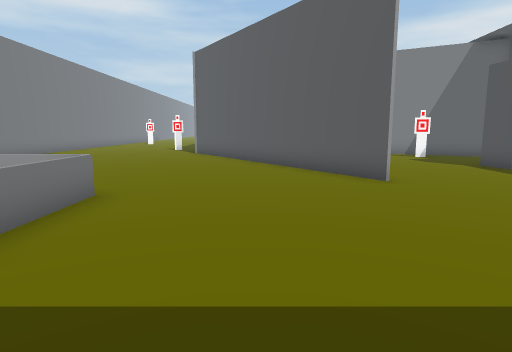
view 1 (above)

24 first-person views from a walk through a 3-D level made in the Unity game engine. The camera is 1.2 m above the floor, tilts 8° down and sees 75° across. The floor is counted in squares, 1 m on a side. Each view is taken from the middle of a square. On the plan, view 1 faces up. The plan holds only what a view shows up to about 14 squares ahead; the rest is blank. The place goes on beyond the plan. The player is left out.

view 2
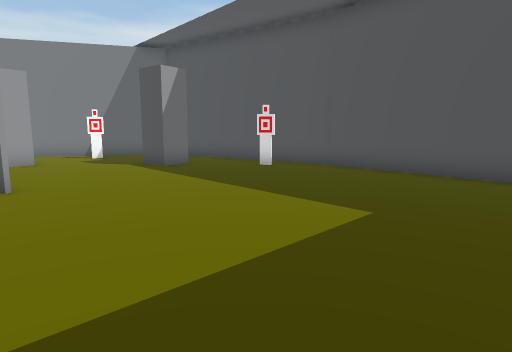

view 3
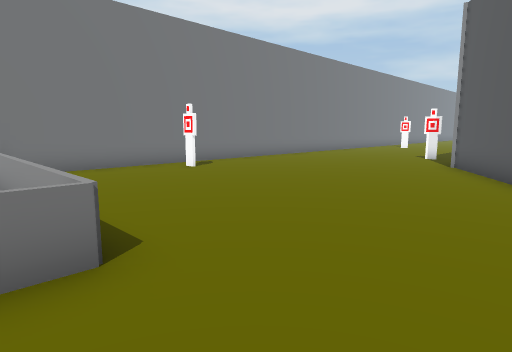

view 4
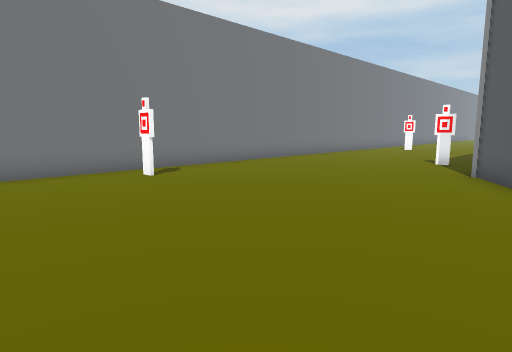

view 5
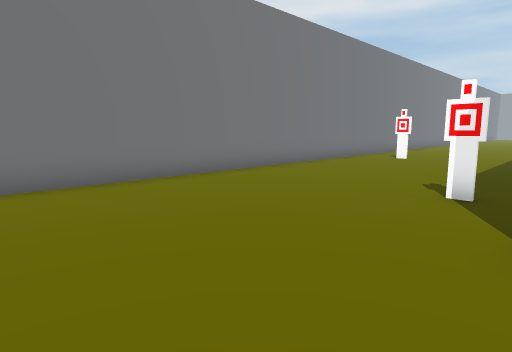

view 6
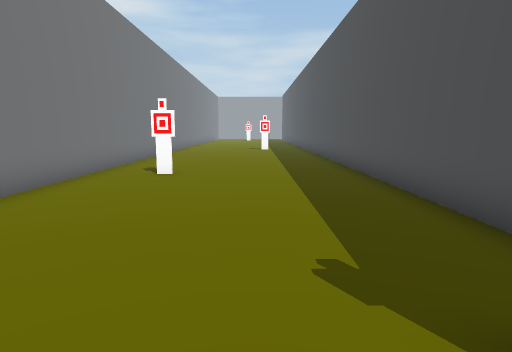

view 7
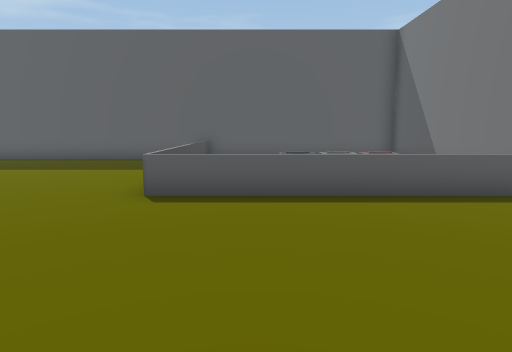

view 8
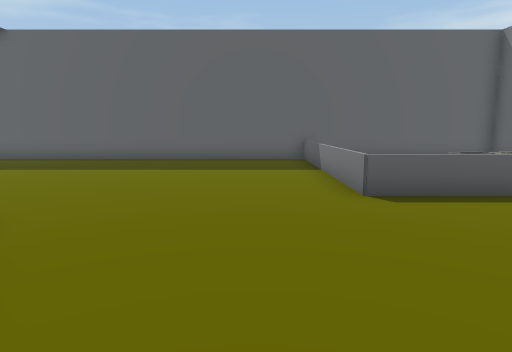

view 9
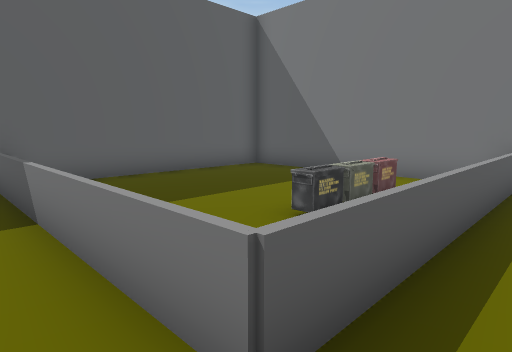

view 10
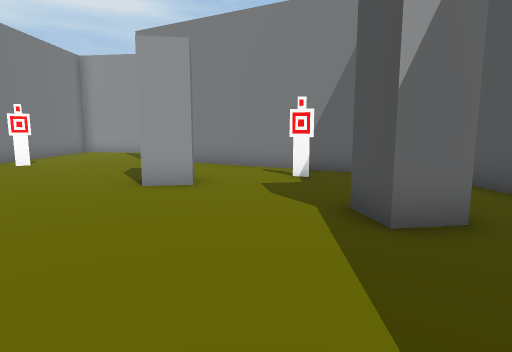

view 11
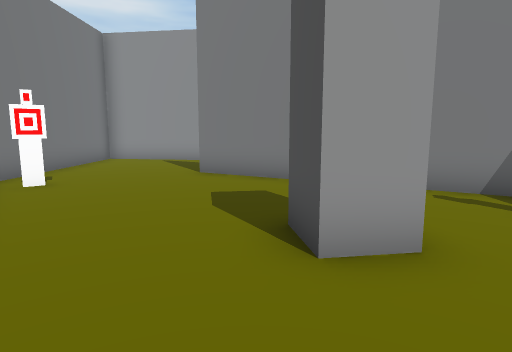

view 12
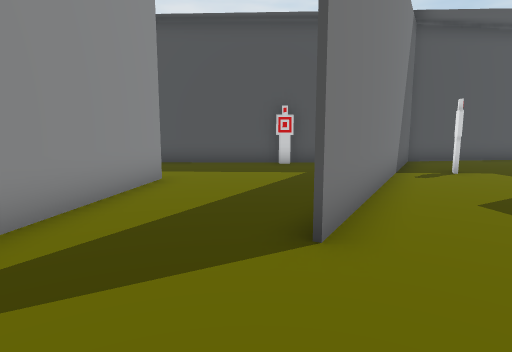

view 13
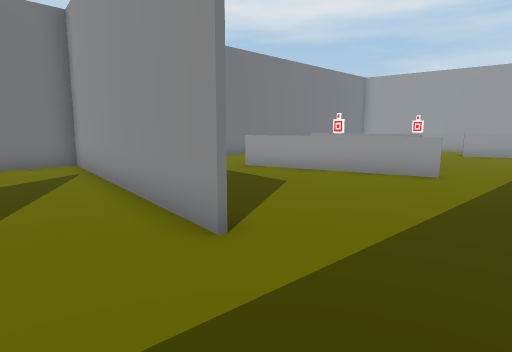

view 14
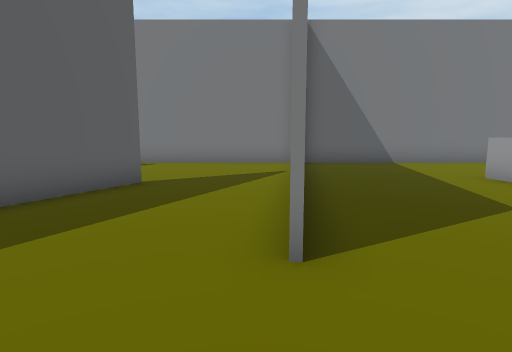

view 15
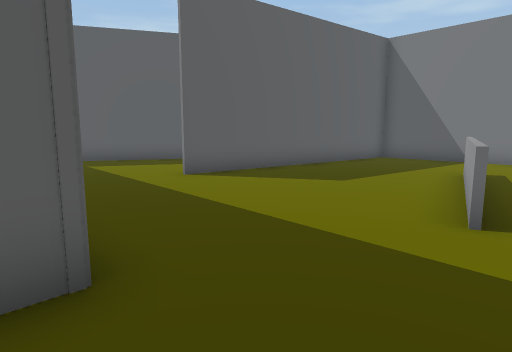

view 16
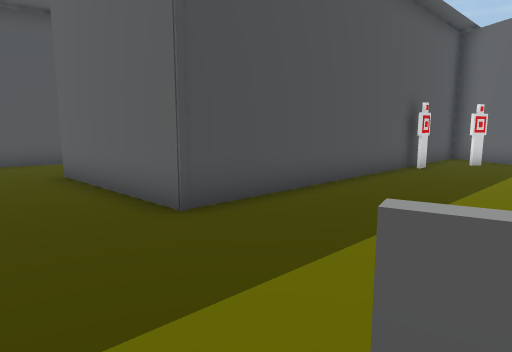

view 17
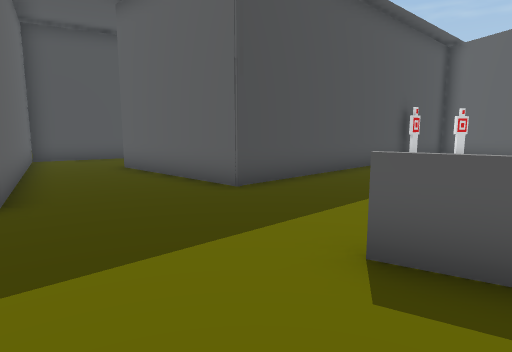

view 18
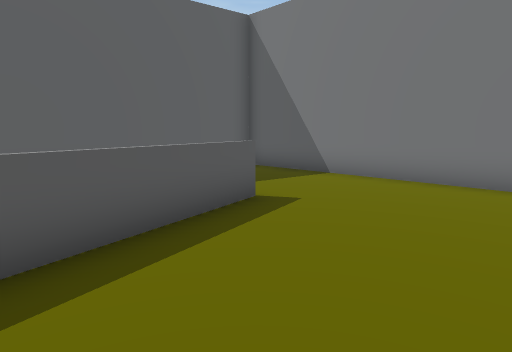

view 19
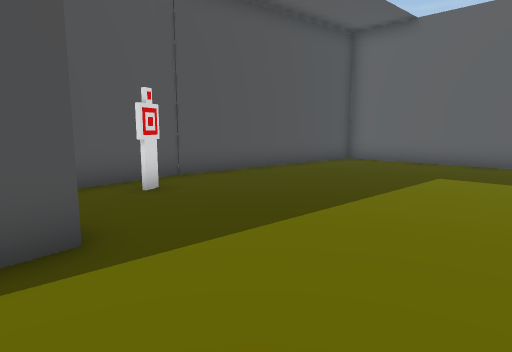

view 20
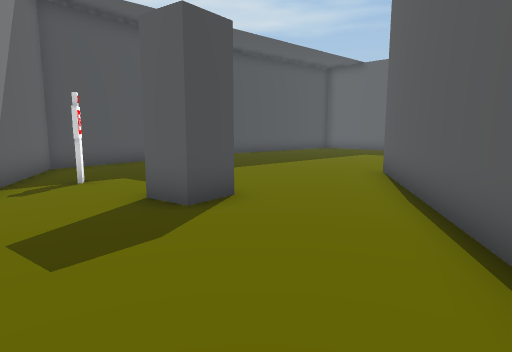

view 21
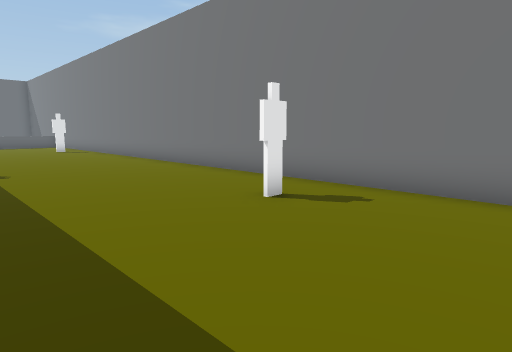

view 22
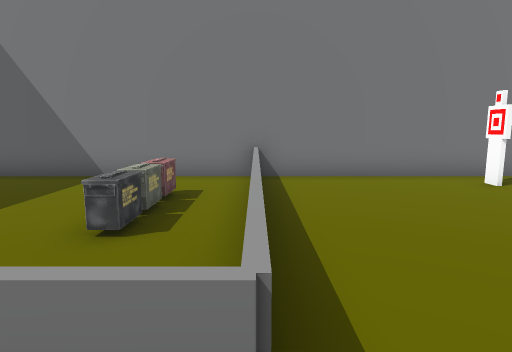

view 23
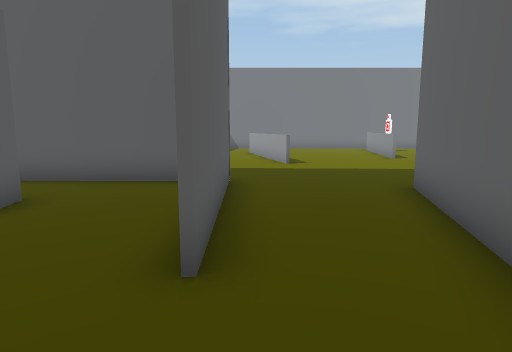

view 24
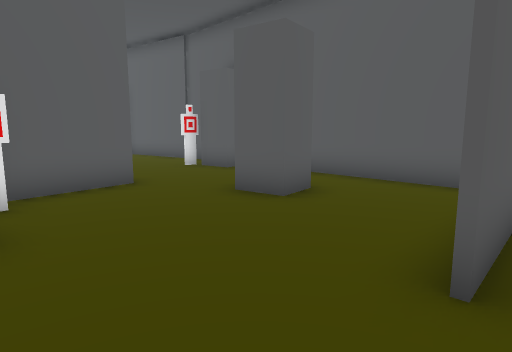

### Floor plan
Ten units are one square. View 1 is at (0, 0); x grows to the right and y downward. Boxes are objects, and circles mark ways between rooms. Rooms are numbered by the first view taken in them; rooms with no view inside come last. Other rooms are left out.
<svg viewBox="-110 -326 309 346">
<path fill="none" stroke="#000" d="M23 -89 31 -77M46 -131 36 -130M30 -77 -30 -168M88 -101 76 -99 74 -111M-30 -218 -30 -321M-31 15 111 15 117 -63M117 -61 104 -143 68 -163M-105 -321 -105 -60M-96 -60 -30 -60 -30 14M61 -223 -30 -236M14 -194 100 -147 102 -274 155 -275M-30 -237 61 -224M68 -163 14 -193M-30 -311 -30 -166M36 -130 34 -141 45 -143 46 -131M-6 -135 23 -89M168 -299 111 -313M8 -278 65 -292M65 -291 8 -277M135 -242 136 -230M186 -260 194 -292 168 -299M146 -208 172 -212M-105 -60 -105 15 -31 15M-30 15 -30 -55M-31 -60 -76 -60M123 -240 135 -242M103 -262 102 -223"/>
<rect x="-95" y="-115" width="10" height="10" fill="#bbb"><title>other object</title></rect>
<rect x="-95" y="-275" width="20" height="10" fill="#bbb"><title>other object</title></rect>
<rect x="-55" y="-195" width="10" height="10" fill="#bbb"><title>other object</title></rect>
<rect x="65" y="-155" width="10" height="10" fill="#bbb"><title>other object</title></rect>
<rect x="95" y="-85" width="10" height="10" fill="#bbb"><title>other object</title></rect>
<rect x="-25" y="-175" width="10" height="10" fill="#bbb"><title>other object</title></rect>
<rect x="85" y="-175" width="10" height="10" fill="#bbb"><title>other object</title></rect>
<rect x="165" y="-225" width="10" height="10" fill="#bbb"><title>other object</title></rect>
<rect x="-85" y="-45" width="10" height="10" fill="#bbb"><title>crate</title></rect>
<rect x="-75" y="-45" width="10" height="10" fill="#bbb"><title>crate</title></rect>
<rect x="-65" y="-45" width="10" height="10" fill="#bbb"><title>crate</title></rect>
<circle cx="42" cy="-130" r="3" fill="#2a7"/>
<circle cx="155" cy="-285" r="3" fill="#2a7"/>
<circle cx="130" cy="-255" r="3" fill="#2a7"/>
<text x="-10" y="-120">1</text>
<text x="40" y="-240">2</text>
<text x="160" y="-250">3</text>
<text x="-70" y="-20">4</text>
<text x="120" y="-250">5</text>
</svg>
Room 1 opens to room 2. Room 2 opens to room 3. Room 3 opens to room 5.

Where each view was taken, in squares from view 1:
view 1: 0 up, 0 right, facing up
view 2: 0 up, 2 right, facing up-right
view 3: 5 up, 0 right, facing up-left
view 4: 7 up, 1 left, facing up-left
view 5: 13 up, 3 left, facing up-left
view 6: 18 up, 6 left, facing up
view 7: 12 up, 5 left, facing down
view 8: 12 up, 1 left, facing down
view 9: 7 up, 2 left, facing down-left
view 10: 6 up, 6 right, facing up
view 11: 10 up, 3 right, facing up
view 12: 20 up, 2 left, facing right
view 13: 20 up, 9 right, facing up-left
view 14: 22 up, 9 right, facing left
view 15: 30 up, 11 right, facing down-left
view 16: 30 up, 6 right, facing down-right
view 17: 32 up, 5 right, facing down-right
view 18: 32 up, 5 right, facing down-left
view 19: 11 up, 4 right, facing down-right
view 20: 17 up, 1 left, facing down-right
view 21: 31 up, 4 left, facing down-left
view 22: 6 up, 2 left, facing left
view 23: 28 up, 18 right, facing left
view 24: 28 up, 18 right, facing down-left
